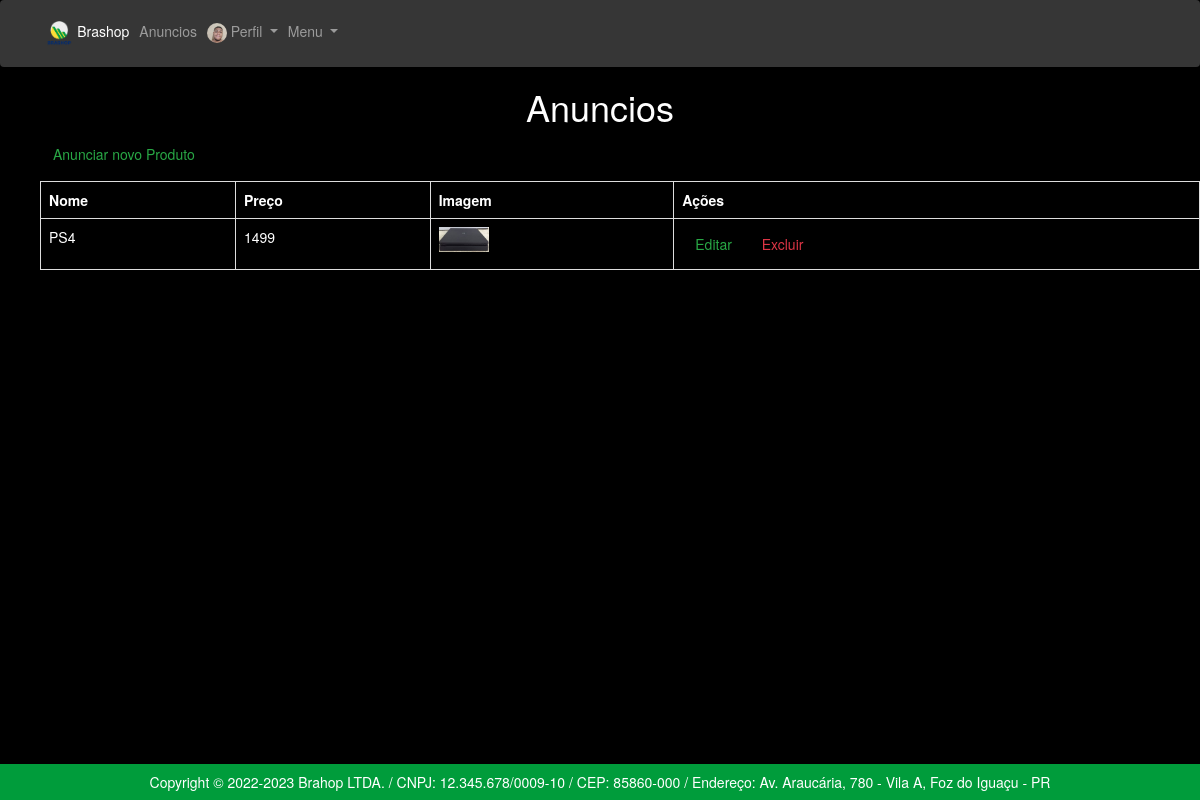
The page /app/controllers/AnuncioController.php?action=findAnuncioByUser (signed in) on the database its author committed.
### tables this page shows
CREATE TABLE `anuncios` (
  `id` int(11) NOT NULL,
  `nome` varchar(100) NOT NULL,
  `preco` float NOT NULL,
  `imagem` mediumtext NOT NULL,
  `imagem2` varchar(500) NOT NULL,
  `imagem3` varchar(500) NOT NULL,
  `imagem4` varchar(500) NOT NULL,
  `imagem5` varchar(500) NOT NULL,
  `descricao` text NOT NULL,
  `data_envio` timestamp NOT NULL DEFAULT current_timestamp(),
  `usuarios_id` int(11) NOT NULL,
  `categorias_id` int(11) NOT NULL,
  `avaliacoes_id` int(11) NOT NULL
);

### app/repository/AnuncioRepository.php (called while the page is built, shortened)
<?php
    require_once __DIR__ . "/../connection/Connection.php";
    class AnuncioRepository {
        public PDO $conn;
        function __construct()
        {
            $this->conn = Connection::getConnection();
        }
        public function findAnuncioByUser(): array {
            $query = "SELECT * FROM anuncios WHERE usuarios_id = :usuarios_id";
            $prepare = $this->conn->prepare($query);
            $prepare->bindValue(':usuarios_id',@$_SESSION["usuario"]["id"]);
            $prepare->execute();
            $result = $prepare->fetchALL(PDO::FETCH_ASSOC);
            return $result;
        }
    }

### app/connection/Connection.php (called while the page is built)
<?php
class Connection {
    private static $host = "localhost";
    private static $dbname = "marketplace";
    private static $user = "root";
    private static $password = "";
    private static ?PDO $conn = null;
    public static function getConnection(): PDO {
        if(self::$conn == null) {
            try {
                self::$conn = new PDO("mysql:host=" . self::$host . ";dbname=" . self::$dbname,
                self::$user,
                self::$password);
                self::$conn->setAttribute(PDO::ATTR_ERRMODE, PDO::ERRMODE_EXCEPTION);
            } catch(Exception $e) {
                print("Erro ao conectar com o banco de dados");
            }
        }
        return self::$conn;
    }
}

### app/views/anuncios/meusAnuncios.php (the view, shortened to what this page needs)
<!DOCTYPE html>
<html lang="pt-br">
  <head>
    <link rel="stylesheet" type="text/css" href="../views/helpers/css/bootstrap.min.css">
</head>
<body>
<?php
if(isset($_SESSION["usuario"])){
  if($_SESSION["usuario"]['is_adm'] == 1){
    include_once __DIR__ . "/../helpers/menuAdm.php";
   }else{
   include_once __DIR__ . "/../helpers/menuLogin.php";
 }
}
?>
    <h1 style="color:white; text-align:center "> Anuncios </h1>
    <ul>
      <td><table class = 'table table-hover-table-striped table-bordered'></td>
          <tr>
          <th style="color:white; ">Nome</th>
          <th style="color:white; ">Preço</th>
          <th style="color:white; ">Imagem</th>
          <th style="color:white; ">Ações</th>
          </tr>
        <?php foreach($data['anuncios'] as $user): ?>
          <tr>
          <td style="color:white; "><?= $user['nome'] ?></td>
          <td style="color:white; "><?= $user['preco'] ?></td>
          <td><img style="width:50px;" src="../../imgs/<?=$user['imagem'];?>"></img></td>
          <td><a class="btn btn-outline-success  my-2 my-sm-0-success my-2 my-sm-0" href="./AnuncioController.php?action=edit&id=<?= $user['id'] ?>">Editar</a>
          <a class="btn btn-outline-danger  my-2 my-sm-0-success my-2 my-sm-0" href="javascript:confirmarExclusaoAnuncio('<?= $user['nome'] ?>', <?= $user['id'] ?>)">Excluir</a></td>
        <?php endforeach; ?>
    </ul>
    <p>
     <a class="btn btn-outline-success  my-2 my-sm-0-success my-2 my-sm-0" href="./AnuncioController.php?action=loadFormNew" >Anunciar novo Produto</a>
</body>
</html>

### app/views/helpers/style-home.css (style rules this page uses)
body { background-color: black !important; }

### rows shown on the page
anuncios: nome "PS4", preco "1499", imagem (picture)
